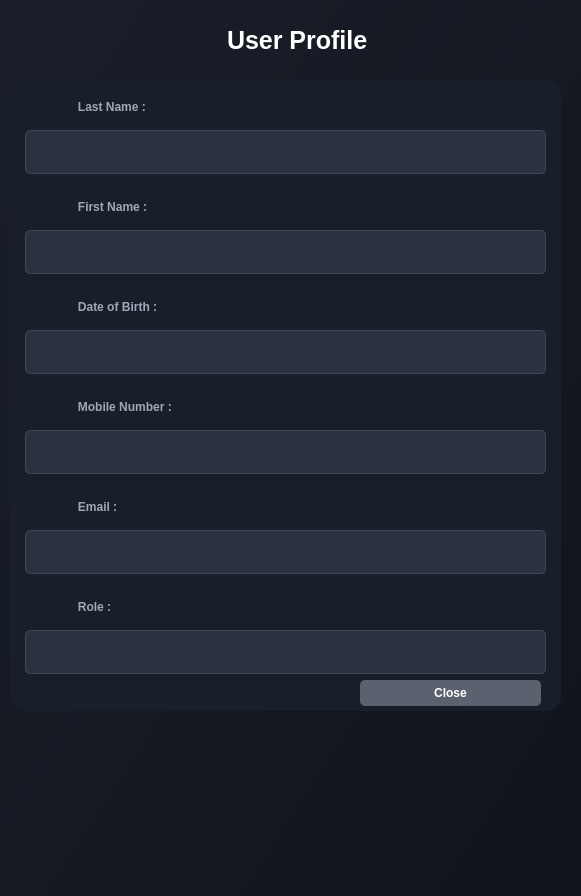
<?xml version="1.0" encoding="UTF-8"?>
<ui version="4.0">
 <class>Profile</class>
 <widget class="QWidget" name="Profile">
  <property name="geometry">
   <rect>
    <x>0</x>
    <y>0</y>
    <width>581</width>
    <height>896</height>
   </rect>
  </property>
  <property name="windowTitle">
   <string>User Profile</string>
  </property>
  <property name="styleSheet">
   <string notr="true">background: qlineargradient(x1:0, y1:0, x2:1, y2:1, stop:0 #1b1f2a, stop:1 #10131a);</string>
  </property>
  <widget class="QWidget" name="widget" native="true">
   <property name="geometry">
    <rect>
     <x>10</x>
     <y>80</y>
     <width>551</width>
     <height>631</height>
    </rect>
   </property>
   <property name="styleSheet">
    <string notr="true">background-color: rgb(25, 31, 42);
    color: #FFFFFF;
    font-family: 'Segoe UI', Arial, sans-serif;
    font-size: 12px;
    border-radius: 15px;
    padding: 15px;
    spacing: 2px;</string>
   </property>
   <layout class="QGridLayout" name="gridLayout">
    <item row="2" column="0">
     <widget class="QLabel" name="firstNameLabel">
      <property name="styleSheet">
       <string notr="true">color: #A0A8B7;
font-weight: bold;
padding-bottom: 5px;
background-color:transparent;</string>
      </property>
      <property name="text">
       <string>               First Name :</string>
      </property>
     </widget>
    </item>
    <item row="8" column="0">
     <widget class="QLabel" name="emailLabel">
      <property name="styleSheet">
       <string notr="true">color: #A0A8B7;
font-weight: bold;
padding-bottom: 5px;
background-color:transparent;</string>
      </property>
      <property name="text">
       <string>               Email :</string>
      </property>
     </widget>
    </item>
    <item row="9" column="0">
     <widget class="QLabel" name="emailValue">
      <property name="styleSheet">
       <string notr="true">background-color: #2A3240;
    border: 1px solid #3A4A5A;
    border-radius: 5px;
    padding: 5px;
    color: #E0E6ED;
    margin-left: 15px;
    margin-right: 15px;</string>
      </property>
      <property name="text">
       <string/>
      </property>
     </widget>
    </item>
    <item row="12" column="0">
     <widget class="QPushButton" name="closeButton">
      <property name="styleSheet">
       <string notr="true">background-color: #5A626F;
    color: #FFFFFF;
    font-size: 12px;
    font-weight: bold;
    border-radius: 5px;
    padding: 6px 12px;
    margin-left: 350px;
    margin-right: 20px;
    margin-bottom: 5px;</string>
      </property>
      <property name="text">
       <string>Close</string>
      </property>
     </widget>
    </item>
    <item row="10" column="0">
     <widget class="QLabel" name="roleLabel">
      <property name="styleSheet">
       <string notr="true">color: #A0A8B7;
font-weight: bold;
padding-bottom: 5px;
background-color:transparent;</string>
      </property>
      <property name="text">
       <string>               Role :</string>
      </property>
     </widget>
    </item>
    <item row="7" column="0">
     <widget class="QLabel" name="mobileValue">
      <property name="styleSheet">
       <string notr="true">background-color: #2A3240;
    border: 1px solid #3A4A5A;
    border-radius: 5px;
    padding: 5px;
    color: #E0E6ED;
    margin-left: 15px;
    margin-right: 15px;</string>
      </property>
      <property name="text">
       <string/>
      </property>
     </widget>
    </item>
    <item row="11" column="0">
     <widget class="QLabel" name="roleValue">
      <property name="styleSheet">
       <string notr="true">background-color: #2A3240;
    border: 1px solid #3A4A5A;
    border-radius: 5px;
    padding: 5px;
    color: #E0E6ED;
    margin-left: 15px;
    margin-right: 15px;</string>
      </property>
      <property name="text">
       <string/>
      </property>
     </widget>
    </item>
    <item row="6" column="0">
     <widget class="QLabel" name="mobileLabel">
      <property name="styleSheet">
       <string notr="true">color: #A0A8B7;
font-weight: bold;
padding-bottom: 5px;
background-color:transparent;</string>
      </property>
      <property name="text">
       <string>               Mobile Number :</string>
      </property>
     </widget>
    </item>
    <item row="3" column="0">
     <widget class="QLabel" name="firstNameValue">
      <property name="styleSheet">
       <string notr="true">background-color: #2A3240;
    border: 1px solid #3A4A5A;
    border-radius: 5px;
    padding: 5px;
    color: #E0E6ED;
    margin-left: 15px;
    margin-right: 15px;</string>
      </property>
      <property name="text">
       <string/>
      </property>
     </widget>
    </item>
    <item row="1" column="0">
     <widget class="QLabel" name="lastNameValue">
      <property name="styleSheet">
       <string notr="true">background-color: #2A3240;
    border: 1px solid #3A4A5A;
    border-radius: 5px;
    padding: 5px;
    color: #E0E6ED;
    margin-left: 15px;
    margin-right: 15px;</string>
      </property>
      <property name="text">
       <string/>
      </property>
     </widget>
    </item>
    <item row="4" column="0">
     <widget class="QLabel" name="dobLabel">
      <property name="styleSheet">
       <string notr="true">color: #A0A8B7;
font-weight: bold;
padding-bottom: 5px;
background-color:transparent;</string>
      </property>
      <property name="text">
       <string>               Date of Birth :</string>
      </property>
     </widget>
    </item>
    <item row="0" column="0">
     <widget class="QLabel" name="lastNameLabel">
      <property name="styleSheet">
       <string notr="true">color: #A0A8B7;
font-weight: bold;
padding-bottom: 5px;
background-color:transparent;</string>
      </property>
      <property name="text">
       <string>               Last Name :</string>
      </property>
     </widget>
    </item>
    <item row="5" column="0">
     <widget class="QLabel" name="dobValue">
      <property name="styleSheet">
       <string notr="true">background-color: #2A3240;
    border: 1px solid #3A4A5A;
    border-radius: 5px;
    padding: 5px;
    color: #E0E6ED;
    margin-left: 15px;
    margin-right: 15px;</string>
      </property>
      <property name="text">
       <string/>
      </property>
     </widget>
    </item>
   </layout>
  </widget>
  <widget class="QLabel" name="titleLabel">
   <property name="geometry">
    <rect>
     <x>210</x>
     <y>20</y>
     <width>171</width>
     <height>41</height>
    </rect>
   </property>
   <property name="font">
    <font>
     <pointsize>-1</pointsize>
     <bold>true</bold>
    </font>
   </property>
   <property name="styleSheet">
    <string notr="true">background-color: transparent;
    color: #FFFFFF;
    font-size: 25px;
    font-weight: bold;
    padding: 5px 10px;</string>
   </property>
   <property name="text">
    <string>User Profile</string>
   </property>
  </widget>
  <widget class="QLabel" name="iconLastName">
   <property name="geometry">
    <rect>
     <x>60</x>
     <y>100</y>
     <width>17</width>
     <height>17</height>
    </rect>
   </property>
   <property name="styleSheet">
    <string notr="true">color: #B0C0D0;background-color:transparent;</string>
   </property>
   <property name="text">
    <string/>
   </property>
   <property name="pixmap">
    <pixmap>:/img/Userr.png</pixmap>
   </property>
   <property name="scaledContents">
    <bool>true</bool>
   </property>
  </widget>
  <widget class="QLabel" name="iconFirstName">
   <property name="geometry">
    <rect>
     <x>60</x>
     <y>180</y>
     <width>17</width>
     <height>17</height>
    </rect>
   </property>
   <property name="styleSheet">
    <string notr="true">color: #B0C0D0;background-color:transparent;</string>
   </property>
   <property name="text">
    <string/>
   </property>
   <property name="pixmap">
    <pixmap>:/img/Userr.png</pixmap>
   </property>
   <property name="scaledContents">
    <bool>true</bool>
   </property>
  </widget>
  <widget class="QLabel" name="iconDob">
   <property name="geometry">
    <rect>
     <x>60</x>
     <y>221</y>
     <width>17</width>
     <height>17</height>
    </rect>
   </property>
   <property name="styleSheet">
    <string notr="true">color: #B0C0D0;background-color:transparent;</string>
   </property>
   <property name="text">
    <string/>
   </property>
   <property name="pixmap">
    <pixmap>:/img/StartDate.png</pixmap>
   </property>
   <property name="scaledContents">
    <bool>true</bool>
   </property>
  </widget>
  <widget class="QLabel" name="iconPhoto">
   <property name="geometry">
    <rect>
     <x>59</x>
     <y>321</y>
     <width>21</width>
     <height>17</height>
    </rect>
   </property>
   <property name="styleSheet">
    <string notr="true">color: #B0C0D0;background-color:transparent;</string>
   </property>
   <property name="text">
    <string/>
   </property>
   <property name="pixmap">
    <pixmap>:/img/cam.png</pixmap>
   </property>
   <property name="scaledContents">
    <bool>true</bool>
   </property>
  </widget>
  <widget class="QLabel" name="iconRole">
   <property name="geometry">
    <rect>
     <x>60</x>
     <y>421</y>
     <width>17</width>
     <height>17</height>
    </rect>
   </property>
   <property name="styleSheet">
    <string notr="true">color: #B0C0D0;background-color:transparent;</string>
   </property>
   <property name="text">
    <string/>
   </property>
   <property name="pixmap">
    <pixmap>:/img/compType.png</pixmap>
   </property>
   <property name="scaledContents">
    <bool>true</bool>
   </property>
  </widget>
 </widget>
 <resources/>
 <connections/>
</ui>
